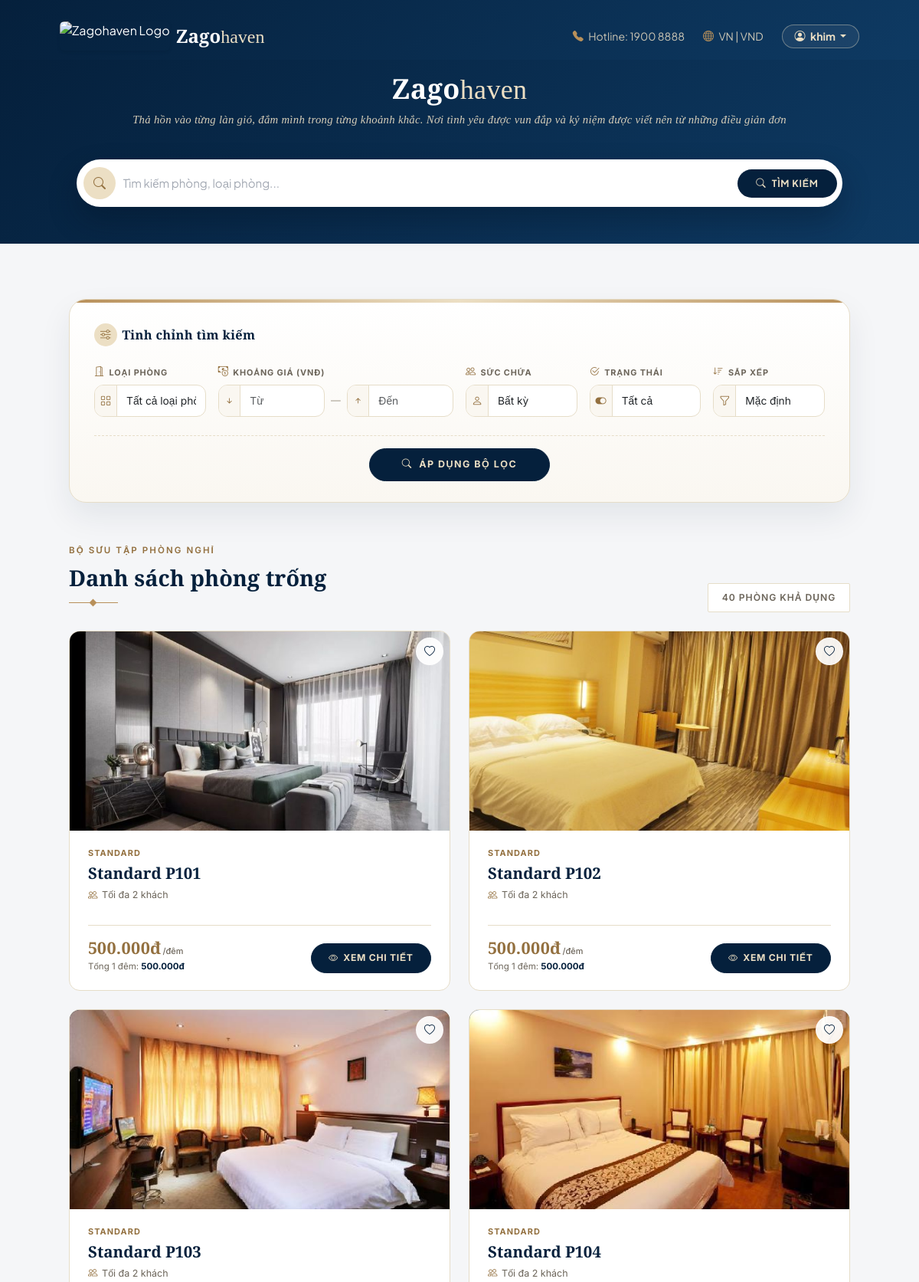
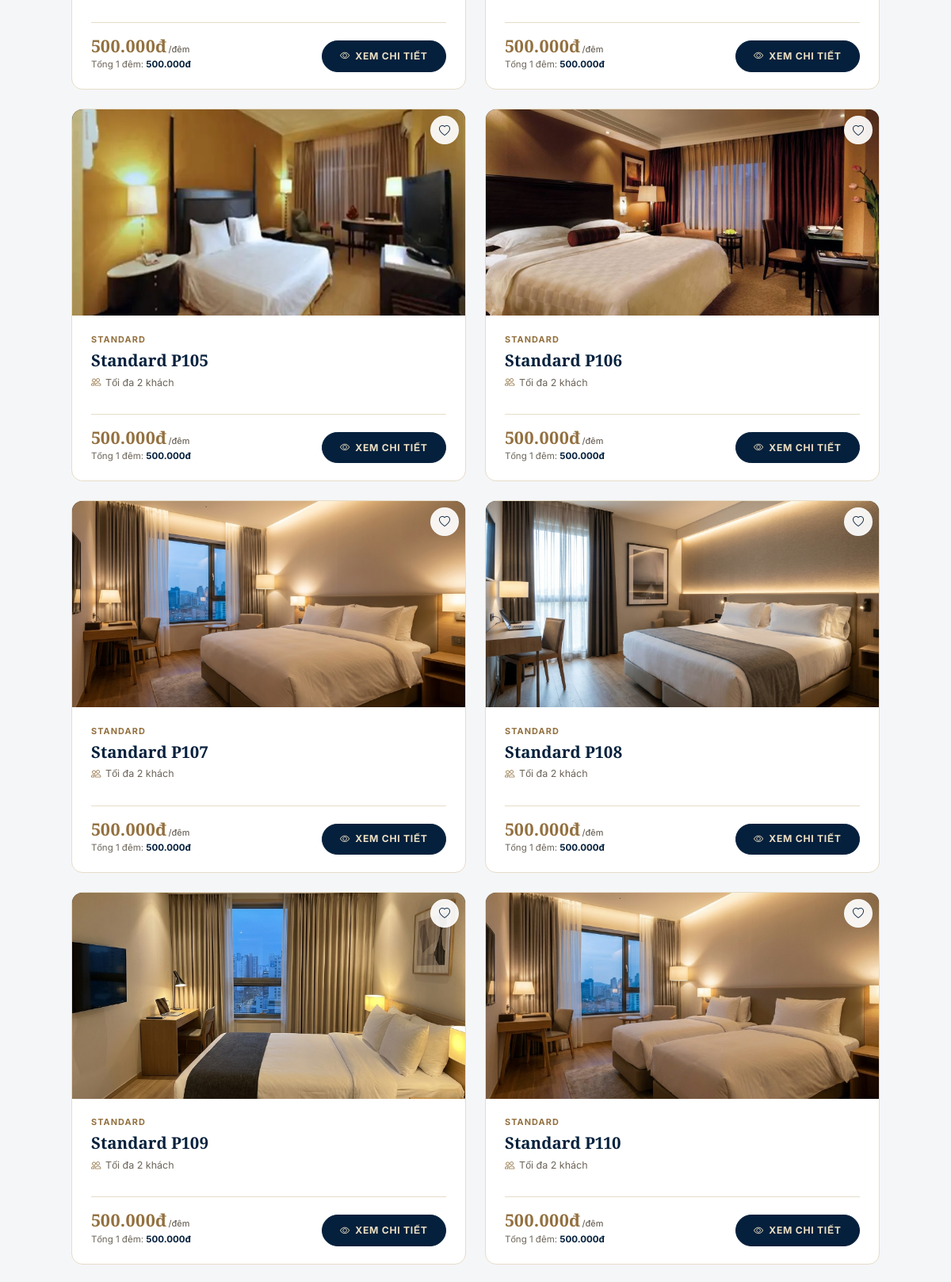
Screenshot of / (signed in, upper part) with the database file from the repository (2 pictures, top to bottom).
### booking/models.py (models this page shows, shortened)
class Room(models.Model):
    HOUSEKEEPING_STATUS = (
        ('CLEAN', 'Sạch sẽ - Sẵn sàng đón khách'),
        ('DIRTY', 'Chưa dọn - Khách vừa check-out'),
        ('MAINTENANCE', 'Đang bảo trì/Sửa chữa'),
    )
    category = models.ForeignKey(RoomCategory, on_delete=models.CASCADE, verbose_name="Thuộc loại phòng")
    room_number = models.CharField(max_length=10, unique=True, verbose_name="Số phòng")
    is_available = models.BooleanField(default=True, verbose_name="Còn trống")
    housekeeping_status = models.CharField(max_length=20, choices=HOUSEKEEPING_STATUS, default='CLEAN', verbose_name="Tình trạng dọn dẹp")
    description = models.TextField(default="Phòng sang trọng với đầy đủ tiện nghi.", verbose_name="Mô tả thêm")
    image = models.ImageField(upload_to='rooms/', null=True, blank=True, verbose_name="Ảnh đại diện")
    class Meta:
        verbose_name = "Phòng"
        verbose_name_plural = "Danh sách phòng"

class RoomCategory(models.Model):
    name = models.CharField(max_length=50)
    price_per_night = models.DecimalField(max_digits=10, decimal_places=2)
    capacity = models.IntegerField(default=2)
    def get_current_season_alert(self):
        today = timezone.now().date()
        active_seasons = SeasonalPricing.objects.filter(
            start_date__lte=today,
            end_date__gte=today
        )
        is_weekend = today.weekday() in [4, 5, 6]
        if not is_weekend:
            active_seasons = active_seasons.filter(is_weekend_only=False)
        active_season = active_seasons.first()
        return None
    class Meta:
        verbose_name = "Loại phòng"
        verbose_name_plural = "Các loại phòng"

### booking/views.py (the view)
# urls.py: path('', booking_views.room_list, name='room_list'),
def room_list(request):
    auto_cancel_overdue_bookings()
    rooms = Room.objects.select_related('category').all()
    query = request.GET.get('q', '').strip()
    category_id = request.GET.get('category', '').strip()
    min_price = request.GET.get('min_price', '').strip()
    max_price = request.GET.get('max_price', '').strip()
    min_capacity = request.GET.get('capacity', '').strip()
    availability = request.GET.get('availability', '').strip()
    sort = request.GET.get('sort', '').strip()
    if query:
        rooms = rooms.filter(
            Q(room_number__icontains=query) |
            Q(description__icontains=query) |
            Q(category__name__icontains=query)
        )
    if category_id.isdigit():
        rooms = rooms.filter(category_id=int(category_id))
    if min_price:
        try:
            rooms = rooms.filter(category__price_per_night__gte=float(min_price))
        except ValueError:
            min_price = ''
    if max_price:
        try:
            rooms = rooms.filter(category__price_per_night__lte=float(max_price))
        except ValueError:
            max_price = ''
    if min_capacity.isdigit():
        rooms = rooms.filter(category__capacity__gte=int(min_capacity))
    if availability == 'available':
        rooms = rooms.filter(is_available=True)
    elif availability == 'unavailable':
        rooms = rooms.filter(is_available=False)
    if sort == 'price_asc':
        rooms = rooms.order_by('category__price_per_night', 'room_number')
    elif sort == 'price_desc':
        rooms = rooms.order_by('-category__price_per_night', 'room_number')
    else:
        rooms = rooms.order_by('room_number')
    has_active_filters = any([
        query, category_id, min_price, max_price, min_capacity, availability, sort
    ])
    return render(request, 'booking/room_list.html', {
        'rooms': rooms,
        'query': query,
        'categories': RoomCategory.objects.all(),
        'filters': {
            'category': category_id,
            'min_price': min_price,
            'max_price': max_price,
            'capacity': min_capacity,
            'availability': availability,
            'sort': sort,
        },
        'has_active_filters': has_active_filters,
        'favorite_room_ids': _get_favorite_room_ids(request.user),
    })

### booking/templates/booking/room_list.html (shortened to what this page needs)
{% extends 'base.html' %}
{% block content %}
<div class="container my-5 lux-room-list">
    <div class="lux-filter-bar mb-5">
        <form method="GET" action="{% url 'room_list' %}">
            <div class="d-flex align-items-center justify-content-between flex-wrap gap-2 mb-4">
                <h6 class="lux-serif mb-0"><i class="bi bi-sliders"></i>Tinh chỉnh tìm kiếm</h6>
            </div>
            <div class="row g-3 align-items-end">
                <div class="col-6 col-md-4 col-lg-2">
                    <label class="form-label" for="filter-category"><i class="bi bi-door-open"></i>Loại phòng</label>
                    <div class="lux-input-group">
                        <span class="lux-input-icon"><i class="bi bi-grid"></i></span>
                        <select name="category" id="filter-category" class="form-select">
                            <option value="">Tất cả loại phòng</option>
                        </select>
                    </div>
                </div>
                <div class="col-12 col-md-8 col-lg-4">
                    <label class="form-label"><i class="bi bi-cash-coin"></i>Khoảng giá (VNĐ)</label>
                    <div class="lux-price-range">
                        <div class="lux-input-group">
                            <span class="lux-input-icon"><i class="bi bi-arrow-down-short"></i></span>
                            <input type="number" name="min_price" id="filter-min-price" class="form-control" placeholder="Từ" min="0" step="1000" value="{{ filters.min_price }}">
                        </div>
                        <span class="lux-sep">—</span>
                        <div class="lux-input-group">
                            <span class="lux-input-icon"><i class="bi bi-arrow-up-short"></i></span>
                            <input type="number" name="max_price" id="filter-max-price" class="form-control" placeholder="Đến" min="0" step="1000" value="{{ filters.max_price }}">
                        </div>
                    </div>
                </div>
                <div class="col-6 col-md-4 col-lg-2">
                    <label class="form-label" for="filter-capacity"><i class="bi bi-people"></i>Sức chứa</label>
                    <div class="lux-input-group">
                        <span class="lux-input-icon"><i class="bi bi-person"></i></span>
                        <select name="capacity" id="filter-capacity" class="form-select">
                            <option value="">Bất kỳ</option>
                        </select>
                    </div>
                </div>
                <div class="col-6 col-md-4 col-lg-2">
                    <label class="form-label" for="filter-availability"><i class="bi bi-check2-circle"></i>Trạng thái</label>
                    <div class="lux-input-group">
                        <span class="lux-input-icon"><i class="bi bi-toggle-on"></i></span>
                        <select name="availability" id="filter-availability" class="form-select">
                            <option value="">Tất cả</option>
                        </select>
                    </div>
                </div>
                <div class="col-6 col-md-4 col-lg-2">
                    <label class="form-label" for="filter-sort"><i class="bi bi-sort-down"></i>Sắp xếp</label>
                    <div class="lux-input-group">
                        <span class="lux-input-icon"><i class="bi bi-funnel"></i></span>
                        <select name="sort" id="filter-sort" class="form-select">
                            <option value="">Mặc định</option>
                        </select>
                    </div>
                </div>
            </div>
            <div class="text-center mt-4 pt-3 lux-filter-submit-row">
                <button type="submit" class="btn btn-lux-apply">
                    <i class="bi bi-search me-1"></i> Áp dụng bộ lọc
                </button>
            </div>
        </form>
    </div>
    <div class="d-flex justify-content-between align-items-end mb-4 flex-wrap gap-3">
        <div>
            <span class="lux-eyebrow">Bộ sưu tập phòng nghỉ</span>
            <h2 class="lux-title">
                {% if has_active_filters %}
                    Kết quả lọc phòng
                {% else %}
                    Danh sách phòng trống
                {% endif %}
            </h2>
            <div class="lux-divider"></div>
        </div>
        <span class="lux-count">{{ rooms.count }} phòng{% if has_active_filters %} phù hợp{% else %} khả dụng{% endif %}</span>
    </div>
    <div class="row g-4">
        {% for room in rooms %}
        <div class="col-md-6">
            <div class="lux-h-card h-100">
                <div class="position-relative lux-h-media{% if not room.is_available %} is-sold{% endif %}">
                    {% if room.image %}
                        <img src="{{ room.image.url }}" alt="Phòng {{ room.room_number }}">
                    {% else %}
                        <div class="bg-secondary text-white d-flex align-items-center justify-content-center h-100">
                            <i class="bi bi-image fs-1 opacity-50"></i>
                        </div>
                    {% endif %}
                    <div class="position-absolute top-0 end-0 m-2">
                        {% if room.id in favorite_room_ids %}
                            {% include 'booking/includes/favorite_button.html' with room=room is_favorite=True %}
                        {% else %}
                            {% include 'booking/includes/favorite_button.html' with room=room is_favorite=False %}
                        {% endif %}
                    </div>
                </div>
                <div class="lux-h-body">
                    <div class="lux-h-top">
                        <span class="lux-h-badge">{{ room.category.name }}</span>
                    </div>
                    <h4 class="lux-h-title">{{ room.category.name|default:"Phòng" }} {{ room.room_number }}</h4>
                    <div class="lux-h-meta">
                        <span><i class="bi bi-people"></i> Tối đa {{ room.category.capacity }} khách</span>
                    </div>
                    <div class="lux-h-footer">
                        <div class="lux-h-price-block">
                            <span class="lux-h-price">{{ room.category.price_per_night|floatformat:"0g" }}đ<small>/đêm</small></span>
                            <span class="lux-h-total">Tổng 1 đêm: <strong>{{ room.category.price_per_night|floatformat:"0g" }}đ</strong></span>
                        </div>
                        <div class="lux-h-actions">
                            {% if room.is_available %}
                                <a href="{% url 'room_detail' room.id %}" class="btn-lux-outline"><i class="bi bi-eye"></i> Xem chi tiết</a>
                            {% else %}
                                <button class="btn-lux-sold" disabled>Đã hết phòng</button>
                            {% endif %}
                        </div>
                    </div>
                </div>
            </div>
        </div>
        {% endfor %}
    </div>
</div>
{% endblock %}

### booking/templates/base.html (shortened to what this page needs)
{% load static %}<!DOCTYPE html>
<html lang="vi">
<head>
    <link href="https://cdn.jsdelivr.net/npm/bootstrap@5.3.0/dist/css/bootstrap.min.css" rel="stylesheet">
    <link rel="stylesheet" href="https://cdn.jsdelivr.net/npm/bootstrap-icons@1.10.0/font/bootstrap-icons.css">
</head>
<body class="d-flex flex-column min-vh-100">
    <nav class="nav-blue shadow-sm" style="padding-top: 1.75rem; padding-bottom: 0.75rem;">
        <div class="container px-4 px-md-5 d-flex justify-content-between align-items-center">
            <a class="navbar-brand d-flex align-items-center text-white text-decoration-none" href="{% url 'room_list' %}">
                <img src="{% static 'images/Logo.png' %}" alt="Zagohaven Logo" style="height: 38px; width: auto; object-fit: contain; border-radius: 6px;" class="me-2 shadow-sm">
                <span class="brand-mark fw-bold fs-4" style="letter-spacing: 0;">
                    Zago<span class="brand-accent">haven</span>
                </span>
            </a>
            <div class="text-white small d-flex align-items-center">
                <span class="nav-meta-item me-4 d-none d-md-inline"><i class="bi bi-telephone-fill me-1"></i> Hotline: 1900 8888</span>
                <span class="nav-meta-item me-4 d-none d-md-inline" style="cursor: pointer;"><i class="bi bi-globe me-1"></i> VN | VND</span>
                {% if user.is_authenticated %}
                    <div class="dropdown d-inline-block">
                        <button class="btn btn-lux-user btn-sm dropdown-toggle px-3 rounded-pill" type="button" id="userMenu" data-bs-toggle="dropdown" aria-expanded="false">
                            <i class="bi bi-person-circle me-1"></i> {{ user.username }}
                        </button>
                    </div>
                {% else %}
                    <a href="{% url 'login' %}" class="btn btn-lux-nav btn-sm px-4 rounded-pill shadow-sm">Đăng nhập</a>
                {% endif %}
            </div>
        </div>
    </nav>
    {% if request.resolver_match.url_name == 'room_list' or request.path == '/' %}
    <div class="nav-blue pb-4" style="padding-top: 1rem;">
        <div class="container px-4 px-md-5 nav-search-wrap">
            <div class="nav-search-heading">
                <h4 class="nav-hotel-name">Zago<span class="brand-accent">haven</span></h4>
                <p class="nav-hotel-slogan">Thả hồn vào từng làn gió, đắm mình trong từng khoảnh khắc. Nơi tình yêu được vun đắp và kỷ niệm được viết nên từ những điều giản đơn</p>
            </div><br>
            <form action="{% url 'room_list' %}" method="GET" class="nav-search-form">
                <div class="nav-search-box">
                    <span class="nav-search-icon"><i class="bi bi-search"></i></span>
                    <input type="search"
                           name="q"
                           class="nav-search-input"
                           placeholder="Tìm kiếm phòng, loại phòng..."
                           value="{{ request.GET.q|default:'' }}"
                           aria-label="Tìm kiếm phòng">
                    <button type="submit" class="nav-search-submit" aria-label="Tìm kiếm">
                        <i class="bi bi-search"></i><span>Tìm kiếm</span>
                    </button>
                </div>
            </form>
        </div>
    </div>
    {% endif %}
    <main class="flex-grow-1 container px-4 px-md-5 mt-4 mb-5">
        {% block content %}{% endblock %}
    </main>
</body>
</html>

### booking/templates/booking/includes/favorite_button.html (shortened to what this page needs)
{% if user.is_authenticated %}
<form method="POST" action="{% url 'toggle_favorite' room.id %}" class="d-inline favorite-form">
    <button type="submit"
            class="btn btn-sm favorite-btn {{ btn_class|default:'' }}"
            title="{% if is_favorite %}Bỏ yêu thích{% else %}Thêm vào yêu thích{% endif %}"
            aria-label="{% if is_favorite %}Bỏ yêu thích{% else %}Thêm vào yêu thích{% endif %}">
        <i class="bi {% if is_favorite %}bi-heart-fill text-danger{% else %}bi-heart{% endif %}"></i>
    </button>
</form>
{% endif %}

### rows the page displays
Room: image (picture), category.name "STANDARD", category.name "Standard", room_number "P101", category.capacity "2", category.price_per_night "500.000", is_available True (drawn)
Room: image (picture), category.name "STANDARD", category.name "Standard", room_number "P102", category.capacity "2", category.price_per_night "500.000", is_available True (drawn)
Room: image (picture), category.name "STANDARD", category.name "Standard", room_number "P103", category.capacity "2", category.price_per_night "500.000", is_available True (drawn)
Room: image (picture), category.name "STANDARD", category.name "Standard", room_number "P104", category.capacity "2", category.price_per_night "500.000", is_available True (drawn)
Room: image (picture), category.name "STANDARD", category.name "Standard", room_number "P105", category.capacity "2", category.price_per_night "500.000", is_available True (drawn)
Room: image (picture), category.name "STANDARD", category.name "Standard", room_number "P106", category.capacity "2", category.price_per_night "500.000", is_available True (drawn)
Room: image (picture), category.name "STANDARD", category.name "Standard", room_number "P107", category.capacity "2", category.price_per_night "500.000", is_available True (drawn)
Room: image (picture), category.name "STANDARD", category.name "Standard", room_number "P108", category.capacity "2", category.price_per_night "500.000", is_available True (drawn)
Room: image (picture), category.name "STANDARD", category.name "Standard", room_number "P109", category.capacity "2", category.price_per_night "500.000", is_available True (drawn)
Room: image (picture), category.name "STANDARD", category.name "Standard", room_number "P110", category.capacity "2", category.price_per_night "500.000", is_available True (drawn)

### other values shown
{{ user.username }} "khim"
{{ rooms.count }} "40"
